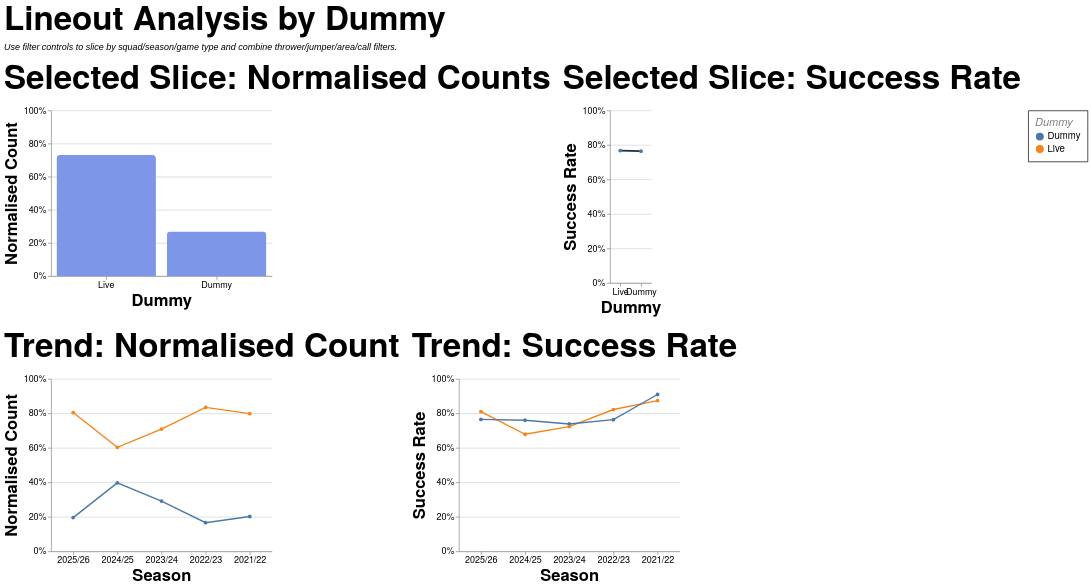

Write a Vega-Lite specification for this figure.
### Vega-Lite specification from a JSON file in a GitHub repository (floating-point values rounded to 4 significant figures; data arrays with more than 128 entries replaced by an {"elided": "..."} marker saying what was removed)
{"config": {"axis": {"labelFont": "PT Sans Narrow, Helvetica Neue, Helvetica, Arial, sans-serif", "titleFont": "PT Sans Narrow, Helvetica Neue, Helvetica, Arial, sans-serif", "labelFontSize": 13, "titleFontSize": 24, "gridColor": "#202947", "gridOpacity": 0.2, "zindex": 1}, "text": {"font": "Lato, sans-serif"}, "bar": {"cornerRadiusEnd": 5}, "header": {"labelFont": "PT Sans Narrow, Helvetica Neue, Helvetica, Arial, sans-serif", "titleFont": "PT Sans Narrow, Helvetica Neue, Helvetica, Arial, sans-serif", "labelFontSize": 24, "titleFontSize": 28, "labelFontWeight": "bold", "orient": "left"}, "legend": {"labelFont": "PT Sans Narrow, Helvetica Neue, Helvetica, Arial, sans-serif", "titleFont": "PT Sans Narrow, Helvetica Neue, Helvetica, Arial, sans-serif", "labelFontSize": 14, "titleFontSize": 16, "titlePadding": 5, "fillColor": "white", "strokeColor": "black", "padding": 10, "titleFontWeight": "lighter", "titleFontStyle": "italic", "titleColor": "gray", "offset": 10}, "title": {"font": "PT Sans Narrow, Helvetica Neue, Helvetica, Arial, sans-serif", "fontSize": 48, "fontWeight": "bold", "anchor": "start", "align": "center", "titlePadding": 20, "subtitlePadding": 10, "subtitleFontSize": 13, "subtitleColor": "", "subtitleFontStyle": "italic", "offset": 15, "color": "black"}, "axisX": {"labelAngle": 0}, "facet": {"title": null, "header": null, "align": {"row": "each", "column": "each"}}, "resolve": {"scale": {"y": "independent", "facet": "independent"}}, "background": "transparent", "scale": {"offsetBandPaddingOuter": 0.2, "offsetBandPaddingInner": 0.1}, "view": {"stroke": null, "background": "transparent"}}, "vconcat": [{"hconcat": [{"mark": {"type": "bar", "color": "#7d96e8"}, "encoding": {"tooltip": [{"field": "dummy", "title": "Dummy", "type": "nominal"}, {"field": "attempts", "format": ",.0f", "title": "Lineouts", "type": "quantitative"}, {"field": "share", "format": ".1%", "title": "Normalised Count", "type": "quantitative"}], "x": {"field": "dummy", "sort": "-y", "title": "Dummy", "type": "nominal"}, "y": {"axis": {"format": "%"}, "field": "share", "scale": {"domain": [0, 1]}, "title": "Normalised Count", "type": "quantitative"}}, "height": 240, "title": "Selected Slice: Normalised Counts", "transform": [{"filter": "(loSquad == 'All' || datum.squad == loSquad) && (loGameType == 'All' || (loGameType == 'League + Cup' && (datum.game_type == 'League' || datum.game_type == 'Cup')) || (loGameType == 'League only' && datum.game_type == 'League') || datum.game_type == loGameType) && (loOpposition == 'All' || datum.opposition == loOpposition) && (loThrower == 'All' || datum.thrower == loThrower) && (loJumper == 'All' || datum.jumper == loJumper) && (loArea == 'All' || datum.area == loArea) && (loNumbers == 'All' || datum.numbers == loNumbers) && (loCall == 'All' || datum.call == loCall) && (loCallType == 'All' || datum.call_type == loCallType)"}, {"filter": "(loSeason == 'All' || datum.season == loSeason)"}, {"aggregate": [{"op": "count", "as": "attempts"}, {"op": "sum", "field": "won", "as": "won"}], "groupby": ["dummy"]}, {"joinaggregate": [{"op": "sum", "field": "attempts", "as": "total_attempts"}]}, {"calculate": "datum.attempts / datum.total_attempts", "as": "share"}, {"calculate": "datum.won / datum.attempts", "as": "success_rate"}], "width": 320}, {"mark": {"type": "line", "color": "#202946", "point": true, "strokeWidth": 2.5}, "encoding": {"tooltip": [{"field": "dummy", "title": "Dummy", "type": "nominal"}, {"field": "won", "format": ",.0f", "title": "Won", "type": "quantitative"}, {"field": "attempts", "format": ",.0f", "title": "Lineouts", "type": "quantitative"}, {"field": "success_rate", "format": ".1%", "title": "Success Rate", "type": "quantitative"}], "x": {"field": "dummy", "sort": "-y", "title": "Dummy", "type": "nominal"}, "y": {"axis": {"format": "%"}, "field": "success_rate", "scale": {"domain": [0, 1]}, "title": "Success Rate", "type": "quantitative"}}, "height": 250, "title": "Selected Slice: Success Rate", "transform": [{"filter": "(loSquad == 'All' || datum.squad == loSquad) && (loGameType == 'All' || (loGameType == 'League + Cup' && (datum.game_type == 'League' || datum.game_type == 'Cup')) || (loGameType == 'League only' && datum.game_type == 'League') || datum.game_type == loGameType) && (loOpposition == 'All' || datum.opposition == loOpposition) && (loThrower == 'All' || datum.thrower == loThrower) && (loJumper == 'All' || datum.jumper == loJumper) && (loArea == 'All' || datum.area == loArea) && (loNumbers == 'All' || datum.numbers == loNumbers) && (loCall == 'All' || datum.call == loCall) && (loCallType == 'All' || datum.call_type == loCallType)"}, {"filter": "(loSeason == 'All' || datum.season == loSeason)"}, {"aggregate": [{"op": "count", "as": "attempts"}, {"op": "sum", "field": "won", "as": "won"}], "groupby": ["dummy"]}, {"joinaggregate": [{"op": "sum", "field": "attempts", "as": "total_attempts"}]}, {"calculate": "datum.attempts / datum.total_attempts", "as": "share"}, {"calculate": "datum.won / datum.attempts", "as": "success_rate"}], "width": {"step": 30}}], "spacing": 16}, {"hconcat": [{"mark": {"type": "line", "point": true, "strokeWidth": 2}, "encoding": {"color": {"field": "dummy", "title": "Dummy", "type": "nominal"}, "tooltip": [{"field": "season", "title": "Season", "type": "nominal"}, {"field": "dummy", "title": "Dummy", "type": "nominal"}, {"field": "attempts", "format": ",.0f", "title": "Lineouts", "type": "quantitative"}, {"field": "norm_count", "format": ".1%", "title": "Normalised Count", "type": "quantitative"}], "x": {"field": "season", "sort": "-x", "title": "Season", "type": "nominal"}, "y": {"axis": {"format": "%"}, "field": "norm_count", "scale": {"domain": [0, 1]}, "title": "Normalised Count", "type": "quantitative"}}, "height": 250, "title": "Trend: Normalised Count", "transform": [{"filter": "(loSquad == 'All' || datum.squad == loSquad) && (loGameType == 'All' || (loGameType == 'League + Cup' && (datum.game_type == 'League' || datum.game_type == 'Cup')) || (loGameType == 'League only' && datum.game_type == 'League') || datum.game_type == loGameType) && (loOpposition == 'All' || datum.opposition == loOpposition) && (loThrower == 'All' || datum.thrower == loThrower) && (loJumper == 'All' || datum.jumper == loJumper) && (loArea == 'All' || datum.area == loArea) && (loNumbers == 'All' || datum.numbers == loNumbers) && (loCall == 'All' || datum.call == loCall) && (loCallType == 'All' || datum.call_type == loCallType)"}, {"aggregate": [{"op": "count", "as": "attempts"}, {"op": "sum", "field": "won", "as": "won"}], "groupby": ["season", "dummy"]}, {"joinaggregate": [{"op": "sum", "field": "attempts", "as": "season_attempts"}], "groupby": ["season"]}, {"calculate": "datum.attempts / datum.season_attempts", "as": "norm_count"}, {"calculate": "datum.won / datum.attempts", "as": "success_rate"}], "width": 320}, {"mark": {"type": "line", "point": true, "strokeWidth": 2}, "encoding": {"color": {"field": "dummy", "title": "Dummy", "type": "nominal"}, "tooltip": [{"field": "season", "title": "Season", "type": "nominal"}, {"field": "dummy", "title": "Dummy", "type": "nominal"}, {"field": "won", "format": ",.0f", "title": "Won", "type": "quantitative"}, {"field": "attempts", "format": ",.0f", "title": "Lineouts", "type": "quantitative"}, {"field": "success_rate", "format": ".1%", "title": "Success Rate", "type": "quantitative"}], "x": {"field": "season", "sort": "-x", "title": "Season", "type": "nominal"}, "y": {"axis": {"format": "%"}, "field": "success_rate", "scale": {"domain": [0, 1]}, "title": "Success Rate", "type": "quantitative"}}, "height": 250, "title": "Trend: Success Rate", "transform": [{"filter": "(loSquad == 'All' || datum.squad == loSquad) && (loGameType == 'All' || (loGameType == 'League + Cup' && (datum.game_type == 'League' || datum.game_type == 'Cup')) || (loGameType == 'League only' && datum.game_type == 'League') || datum.game_type == loGameType) && (loOpposition == 'All' || datum.opposition == loOpposition) && (loThrower == 'All' || datum.thrower == loThrower) && (loJumper == 'All' || datum.jumper == loJumper) && (loArea == 'All' || datum.area == loArea) && (loNumbers == 'All' || datum.numbers == loNumbers) && (loCall == 'All' || datum.call == loCall) && (loCallType == 'All' || datum.call_type == loCallType)"}, {"aggregate": [{"op": "count", "as": "attempts"}, {"op": "sum", "field": "won", "as": "won"}], "groupby": ["season", "dummy"]}, {"joinaggregate": [{"op": "sum", "field": "attempts", "as": "season_attempts"}], "groupby": ["season"]}, {"calculate": "datum.attempts / datum.season_attempts", "as": "norm_count"}, {"calculate": "datum.won / datum.attempts", "as": "success_rate"}], "width": 320}], "spacing": 16}], "data": {"name": "data-c19e9c742c9b5fa034ceade3597a36db"}, "params": [{"name": "loSquad", "value": "All"}, {"name": "loSeason", "value": "All"}, {"name": "loGameType", "value": "All"}, {"name": "loOpposition", "value": "All"}, {"name": "loThrower", "value": "All"}, {"name": "loJumper", "value": "All"}, {"name": "loArea", "value": "All"}, {"name": "loNumbers", "value": "All"}, {"name": "loCall", "value": "All"}, {"name": "loCallType", "value": "All"}], "spacing": 22, "title": {"text": "Lineout Analysis by Dummy", "subtitle": "Use filter controls to slice by squad/season/game type and combine thrower/jumper/area/call filters."}, "$schema": "https://vega.github.io/schema/vega-lite/v5.20.1.json", "datasets": {"data-c19e9c742c9b5fa034ceade3597a36db": {"elided": "1291 records"}}}
